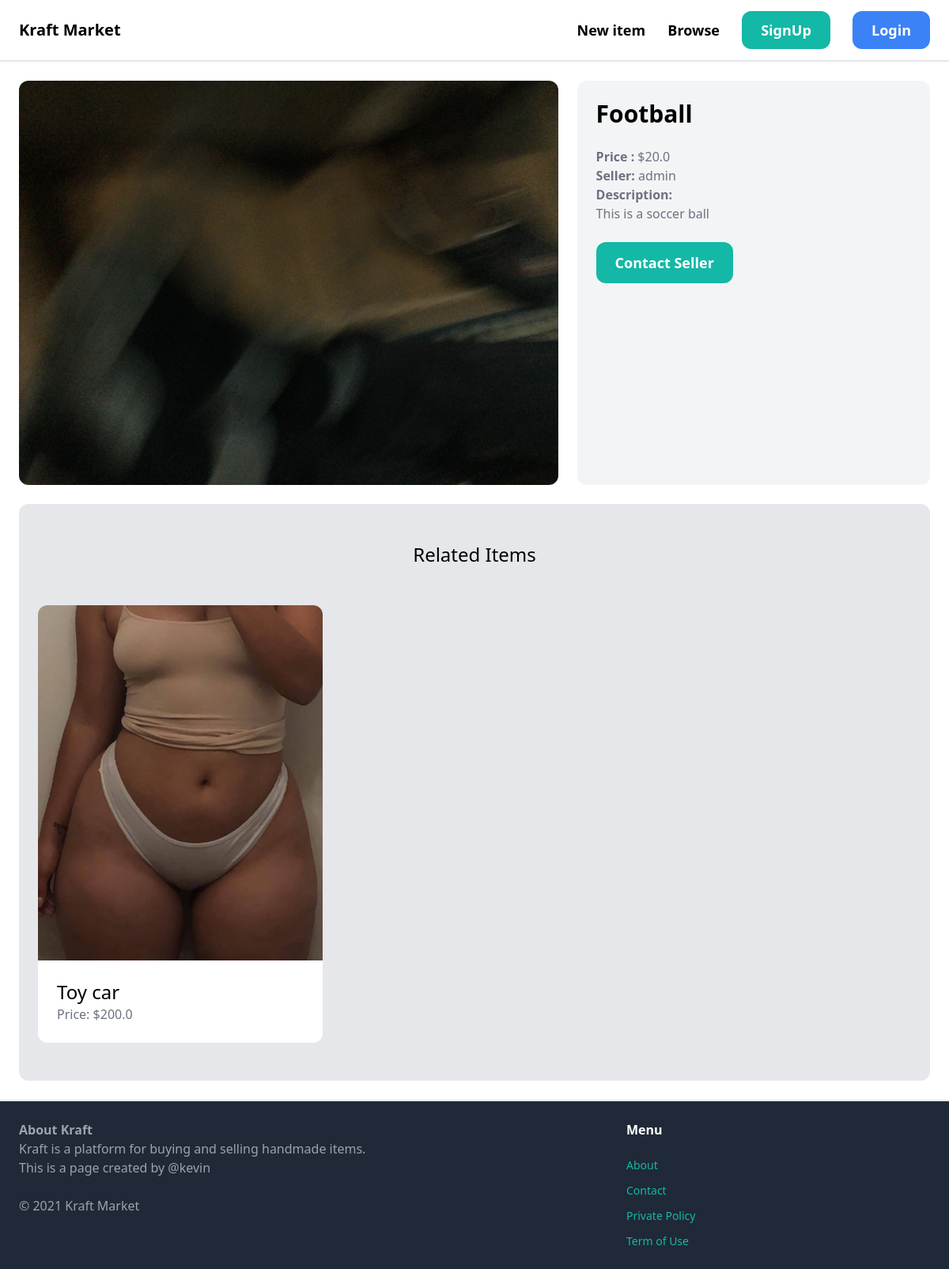
The app's page /item/1/, older data.
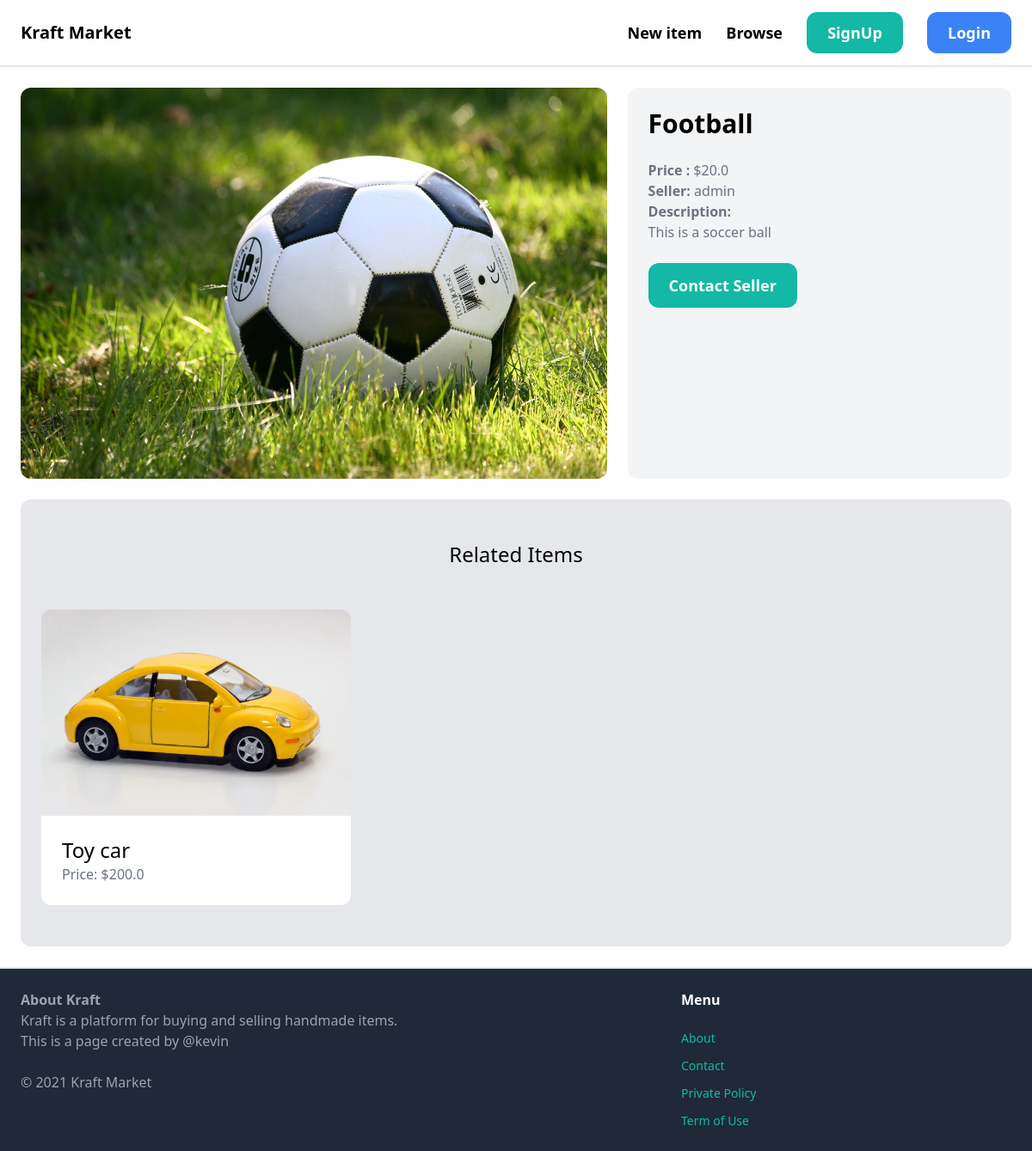
The same page, newer data.
### item/models.py (models this page shows, shortened)
class Item(models.Model): # this is the item model
    Category = models.ForeignKey(Category, related_name='items', on_delete=models.CASCADE) # this is the category of the item, also gets the items that belongs to the specific category, and when the category is deleted, the items will also be deleted, this is the relationship between the category and the item
    name = models.CharField(max_length=255) # this is the name of the item
    description = models.TextField(blank=True, null=True) # this is the description of the item
    price = models.FloatField() # this is the price of the item
    image = models.ImageField(upload_to='item_images', blank=True, null=True) # this is the image of the item
    is_sold = models.BooleanField(default=False) # this is the status of the item
    created_by = models.ForeignKey(User, related_name='items', on_delete=models.CASCADE) #this is the user who created the item, also gets the items that belongs to the specific user, and when the user is deleted, the items will also be deleted, this is the relationship between the user and the item
    created_at = models.DateTimeField(auto_now_add=True) # this is the date and time the item was created
    class Meta:
        ordering = ['name']

### item/views.py (the view)
# urls.py: path('<int:pk>/', views.detail, name='detail'),    # this is the detail view that will render the detail.html template for each item
def detail(request, pk):
    item = get_object_or_404(Item, pk=pk)
    related_items = Item.objects.filter(Category=item.Category, is_sold=False).exclude(pk=pk)[0:3]
    return render(request, 'item/detail.html', {'item': item , 'related_items': related_items})

### item/templates/item/detail.html (shortened to what this page needs)
{% extends 'core/base.html' %}
{% block content %}
    <div class="grid grid-cols-5 gap-6">
        <div class="col-span-3 ">
            {% if item.image %}
            <img src="{{ item.image.url }}" alt="{{ item.name }}" class="rounded-xl">
            {% endif %}
        </div>
        <div class="col-span-2 p-6 bg-gray-100 rounded-xl">
            <h1 class="text-3xl font-semibold mb-6">{{ item.name }}</h1>
            <p class="text-gray-500"><strong>Price :</strong> ${{ item.price }}</p>
            <p class="text-gray-500"><strong>Seller:</strong> {{ item.created_by.username }}</p>
            {% if item.description %}
            <p class="text-gray-500"><strong>Description:</strong><br>
             {{ item.description }}
            </p>
            {% endif %}
            <a href="#" class="inline-block mt-6 px-6 py-3 text-lg font-semibold bg-teal-500 text-white rounded-xl hover:bg-teal-700 ">Contact Seller</a>
        </div>
    </div>
    <div class="mt-6 px-6 py-12 bg-gray-200 rounded-xl">
        <h2 class="mb-12 text-center text-2xl">
            Related Items
        </h2>
        <div class="grid grid-cols-3 gap-3">
            {% for item in related_items %}
                <div class="">
                    <a href="{% url 'item:detail' item.id %}">
                        <div>
                            {%  if item.image %}
                            <img src="{{ item.image.url }}" alt="{{ item.title }}" class="rounded-t-xl">
                        </div>
                        {% endif %}
                        <div class="p-6 bg-white rounded-b-xl">
                            <h3 class="text-2xl "> {{ item.name }}</h3>
                            <p class="text-gray-500">Price: ${{ item.price }}</p>
                        </div>
                    </a>
                </div>
            {% endfor %}
        </div>
    </div>
{% endblock %}

Row changes from the older to the newer data that the page shows:
changed Item "Football": image: a different picture
changed Item "Toy car": image: a different picture
